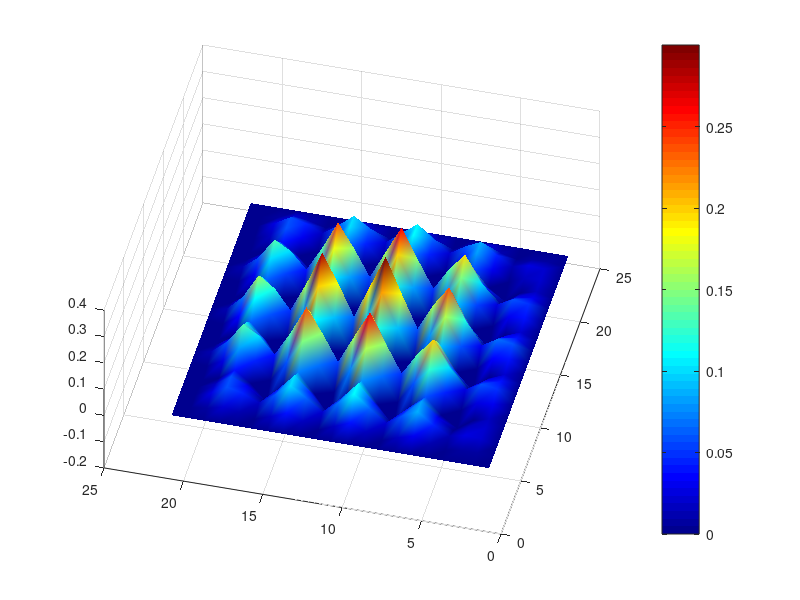

Reproduce this figure in MATLAB. (Note: this script raises an error after producing the figure.)
% How does the error behave during iterative schemes?
% Elliptic PDE, with f=0, mestel-> mughal (some modifications Feb14-2020
% Jac calls teh Jacobi iteraion method; GS the Gauss-Seidel; SOR as G-S
% with Relaxation parameter omega set at 1.3
% EACH CALL, i.e : Jac(u,b,2), the 2 means return the iterated solution
% after 2 global iteration sweeps across the computaional domain.
%
clear
N=21;h=1/(N-1);
for m=1:N
    x(m)=(m-1)*h;
    for n=1:N
        y(n)=(n-1)*h;
        b(m,n)=0; % Exact solution is u=0 everywhere
        uinit(m,n)=x(m)*(1-x(m))*y(n)*(1-y(n))*(2*sin(10*x(m)*pi)+3*sin(15*y(n)*pi)^2);
        %uinit(m,n)=sin(3*x(m)*pi)*sin(3*y(n)*pi)+.6*x(m)*y(n);
        %uinit(m,n)=(x(m)-0.5)+3*(y(n)-0.4);
    end
end
for mn=1:N
    uinit(1,mn)=0;
    uinit(N,mn)=0;
    uinit(mn,1)=0;
    uinit(mn,N)=0;
end
u=uinit;
az=-76; 
el=60;
figure(1)
surf(uinit); 
caxis([0. 0.3]);
colorbar;
   view([az, el]);
   shading interp
colormap('jet');
for i=1:41
%   u=GS(u,b,2);
   u=Jac(u,b,2);
%   u=SOR(u,b,1.3,2);
   figure(2)
%   contour(u);
   surf(u);
   caxis([0. 0.1]);
   colormap('jet');
   view([az, el]);
   shading interp
   colorbar
   pause(1)
end


